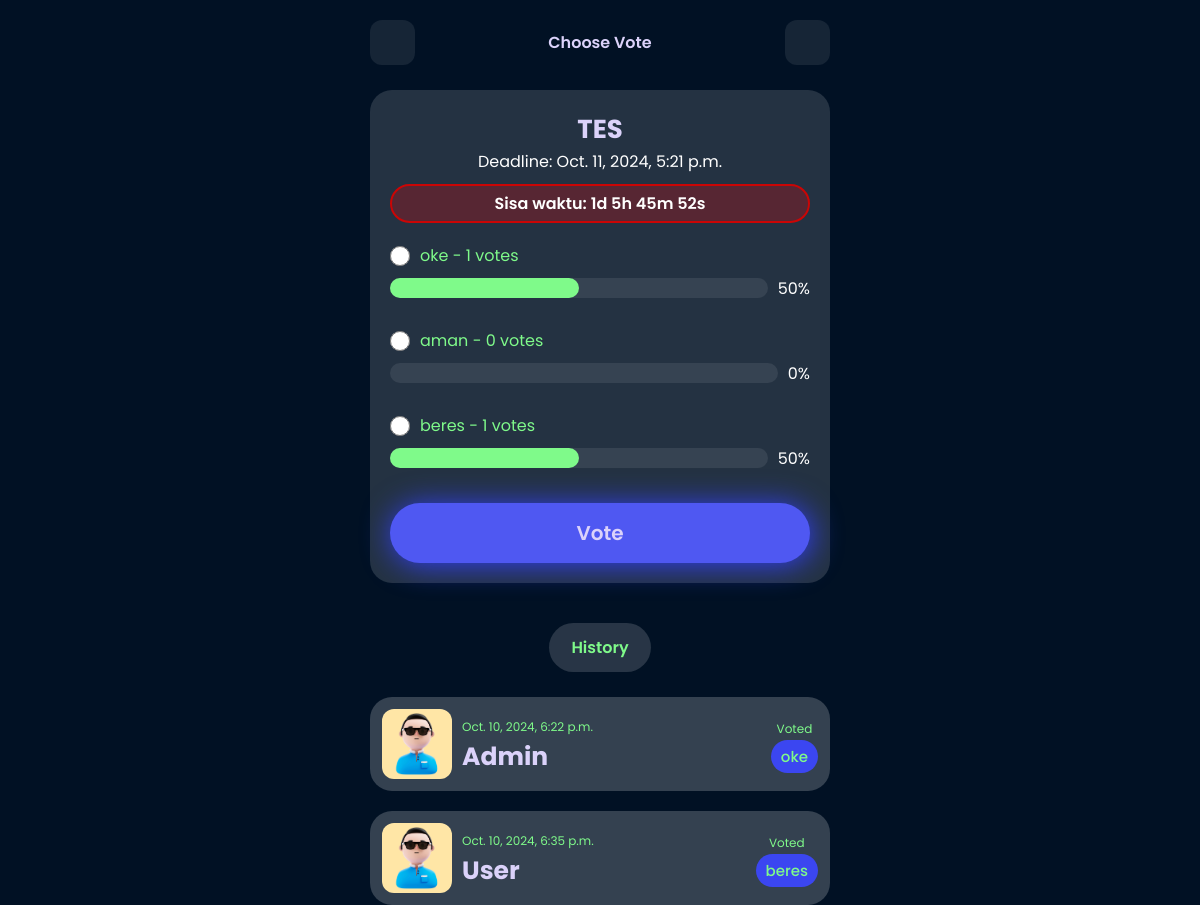
The page /vote/37/ (signed in) on the database its author committed.
### vote_app/models.py (models this page shows, shortened)
class Vote(models.Model):
    title = models.CharField(max_length=200)
    description = models.TextField()
    key = models.CharField(max_length=100, unique=True)
    created = models.DateTimeField(auto_now_add=True)
    likes = models.ManyToManyField(User, related_name='liked_votes', blank=True, default=0)
    deadline = models.DateTimeField(null=True, blank=True)  # Batas waktu opsional
    created_by = models.ForeignKey(User, on_delete=models.CASCADE, related_name='votes_created')  # Tambahkan field ini
    def total_votes(self):
        return sum(option.votes for option in self.options.all())

class Option(models.Model):
    vote = models.ForeignKey(Vote, on_delete=models.CASCADE, related_name='options')
    option_text = models.CharField(max_length=200)
    votes = models.IntegerField(default=0)

class VoteHistory(models.Model):
    user = models.ForeignKey(User, on_delete=models.CASCADE)
    vote = models.ForeignKey(Vote, on_delete=models.CASCADE)
    option = models.ForeignKey(Option, on_delete=models.CASCADE)
    timestamp = models.DateTimeField(auto_now_add=True)

### vote_app/views.py (the view, shortened to what this page needs)
# urls.py: path('vote/<int:vote_id>/', views.vote_detail, name='vote_detail'),
@login_required
@csrf_exempt
def vote_detail(request, vote_id):
    vote = get_object_or_404(Vote, id=vote_id)
    history = VoteHistory.objects.filter(vote=vote)
    total_votes = vote.total_votes()
    local_now = timezone.localtime()
    print('waktu', local_now)
    return render(request, 'vote_detail.html', {
        'vote': vote,
        'total_votes': total_votes,
        'history': history,
        'local_now': local_now,
    })

### templates/vote_detail.html (shortened to what this page needs)
{% load static %}
<!DOCTYPE html>
<html lang="en">
<head>
</head>
<body>
    <div class="container">
      <div class="top">
        <a href="{% url 'vote_list' %}"><ion-icon name="chevron-back-outline" id="icon"></ion-icon></a>
        <p>Choose Vote</p>
        <a href="{% url 'create_vote' %}"><ion-icon name="add-circle"id="icon"></ion-icon></a>
      </div>
        <div class="vote">
          <div class="card">
            <div class="item-bottom">
              <div class="bottom-user" style="text-align: center;">
                <h3>{{ vote.description }}</h3>
                {% if vote.deadline %}
                <p style="color: white;">Deadline: {{ vote.deadline }}</p>
                <p id="countdown"
                  style=" margin-top: 10px; color: white; border: 2px solid rgb(203, 5, 5); background-color: rgba(255, 0, 0, 0.233); padding: 5px 10px; border-radius: 50px; font-weight: 600;">
                </p>
                {% else %}
                <p style="color: white;">No deadline set</p>
                {% endif %}
                {% if vote.deadline > local_now %}
                <form method="post">
                  {% for option in vote.options.all %}
                  <div style="text-align: left; color: #7FFA8A; margin-top: 20px;">
                    <div class="pilih" style="display: flex; align-items: center; gap: 10px;">
                      <input type="radio" name="option" value="{{ option.id }}" style="width: 20px; height: 20px;">
                      {{ option.option_text }} - {{ option.votes }} votes
                    </div>
                    <div class="progres" style="display: flex; align-items: center; gap: 10px;">
                      <progress value="{% widthratio option.votes total_votes 100 %}" max="100" style="margin: 10px 0;"></progress>
                      <span style="color: white;">
                        {% if total_votes %}
                        {% widthratio option.votes total_votes 100 %}%
                        {% endif %}
                      </span>
                    </div>
                  </div>
                  {% endfor %}
                  <button type="submit" class="btn-tap">Vote</button>
                </form>
                {% endif %}
              </div>
            </div>
          </div>
          <span style="color: #7FFA8A; background-color: #ffffff27; font-weight: 600; padding: 12px 22px; border-radius: 50px; margin-bottom: 20px;">History</span>
        </div>
          <div class="histori">
            {% for record in history %}
            <div class="histori-card">
              <div class="img">
                <img src="{% static 'img/av1.jpg' %}" alt="">
                <div class="img-title">
                  <span>{{ record.timestamp }}</span>
                  <h3 style="text-transform: capitalize;">{{ record.user.username }}</h3>
                </div>
              </div>
              <div class="title-vote">
                <span>Voted</span>
                <h4>{{ record.option.option_text }}</h4>
              </div>
            </div>
            {% endfor %}
          </div>
    </div>
</body>
</html>

### templates/vote_detail.html (style rules this page uses)
:root { --satu:#3B46F1; --dua:#4F58F2; --tiga:#DBD2FA; --empat:#DBD2FA; --lima:#7FFA8A; }
* { margin: 0; padding: 0; box-sizing: border-box; font-family: "Poppins", sans-serif; }
body { background-color: rgb(1, 17, 36); }
.container { max-width: 500px; height: 100vh; margin: auto; padding: 0 20px; }
.top { padding: 20px 0; display: flex; justify-content: space-between; align-items: center; }
.top #icon { width: 25px; height: 25px; color: var(--satu); }
.top a { background-color: rgba(255, 255, 255, 0.081); width: 45px; height: 45px; display: flex; justify-content: center; align-items: center; border-radius: 12px; }
.top { font-weight: 600; color: var(--tiga); }
.vote { display: flex; flex-direction: column; justify-content: center; align-items: center; gap: 20px; margin: 5px auto; }
.card { background-color: rgba(255, 255, 255, 0.137); height: 45%; padding: 20px; border-radius: 22px; text-align: center; margin-bottom: 20px; width: 100%; }
.bottom-user h3 { font-size: 26px; color: var(--empat); }
.btn-tap { background-color: var(--dua); width: 100%; text-align: center; padding: 15px 0; text-decoration: none; color: var(--empat); font-weight: 600; font-size: 20px; border-radius: 50px; border: none; box-shadow: 2px 2px 30px #3340f9; margin-top: 25px; }
progress { width: 100%; height: 20px; -webkit-appearance: none; appearance: none; }
.histori-card { background-color: #ffffff33; border-radius: 22px; display: flex; justify-content: space-between; align-items: center; padding: 12px; margin-bottom: 20px; }
.histori-card .title-vote { text-align: center; color: #7FFA8A; }
.histori-card .title-vote span { font-size: 12px; }
.histori-card .title-vote h4 { background-color: var(--satu); padding: 5px 10px; border-radius: 50px; font-size: 15px; font-weight: 500; }
.histori-card .img { display: flex; gap: 10px; justify-content: center; align-items: center; }
.histori-card .img img { width: 70px; height: 70px; border-radius: 12px; }
.histori-card .img .img-title span { font-size: 12px; color: #7FFA8A; }
.histori-card .img .img-title h3 { font-size: 25px; color: #DBD2FA; }

### rows shown on the page
Vote: description "TES", deadline "Oct. 11, 2024, 5:21 p.m."
Option: option_text "oke", votes "1", votes "50"
Option: option_text "aman", votes "0"
Option: option_text "beres", votes "1", votes "50"
VoteHistory: timestamp "Oct. 10, 2024, 6:22 p.m.", user.username "Admin", option.option_text "oke"
VoteHistory: timestamp "Oct. 10, 2024, 6:35 p.m.", user.username "User", option.option_text "beres"
